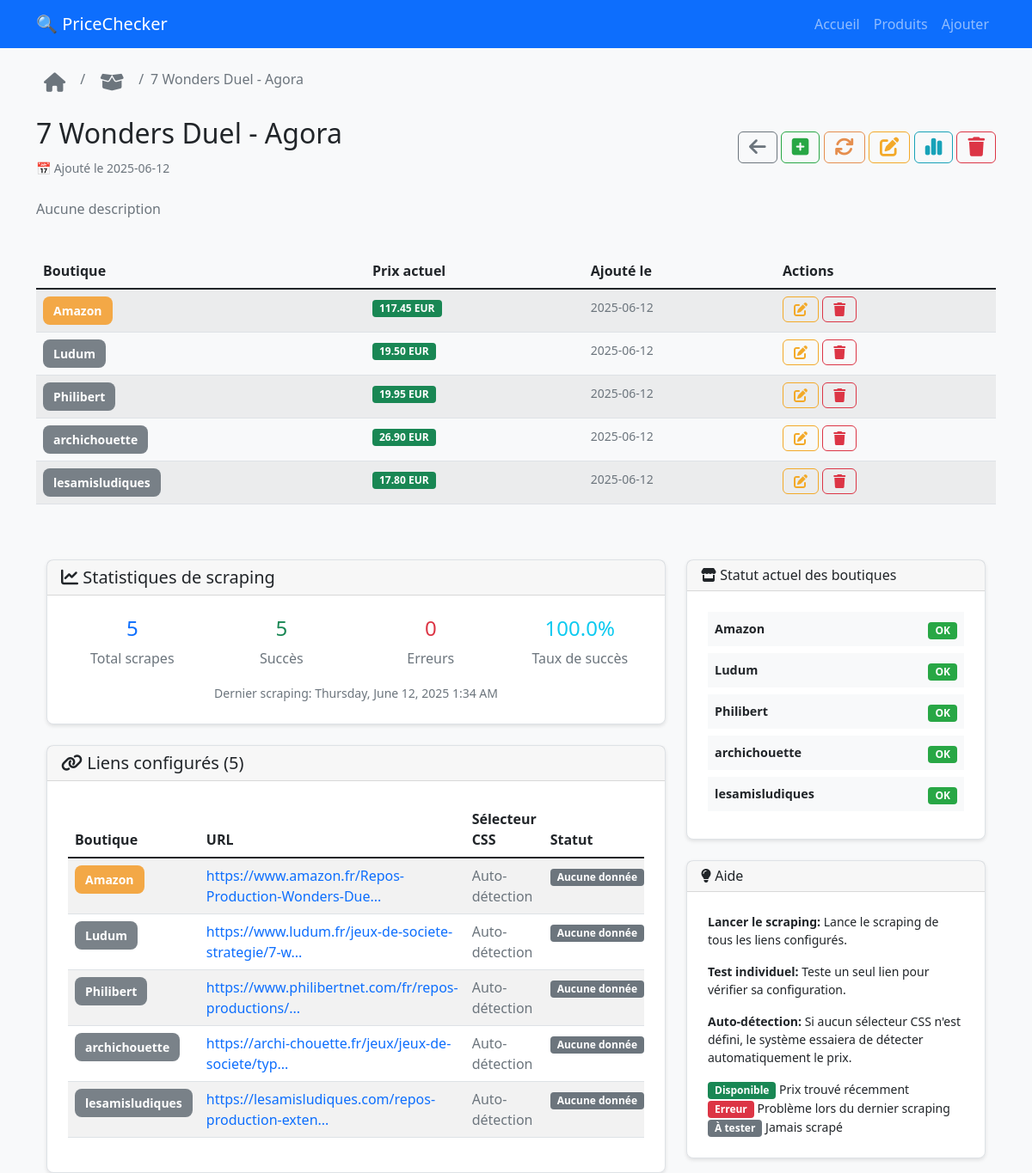
Before: /product/1 with the older database file.
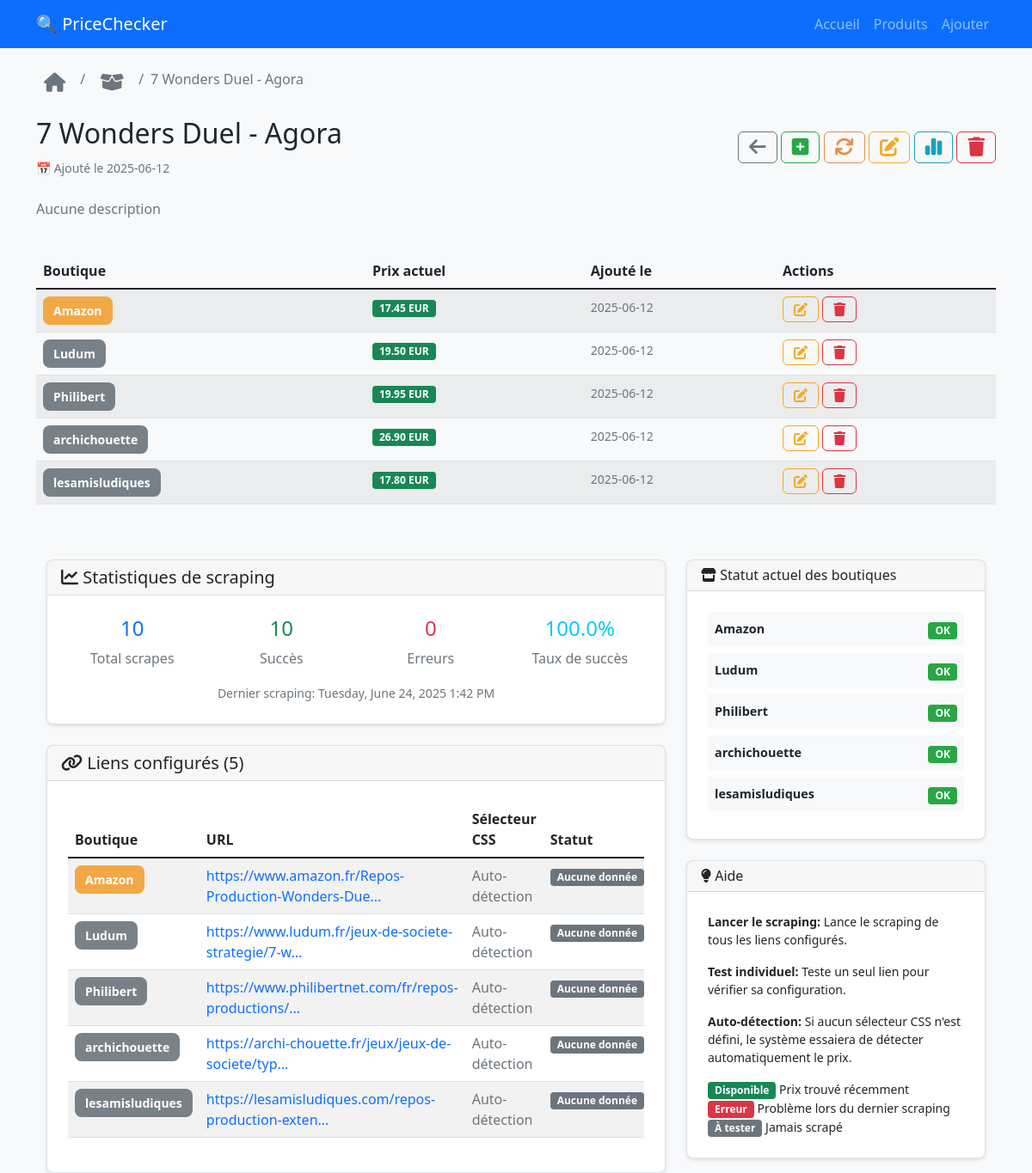
After: the same page with the newer database file.
### tables this page shows
CREATE TABLE price_history (
            id INTEGER PRIMARY KEY AUTOINCREMENT,
            product_link_id INTEGER NOT NULL,
            price REAL,
            currency TEXT DEFAULT 'EUR',
            is_available BOOLEAN DEFAULT 1,
            scraped_at TIMESTAMP DEFAULT CURRENT_TIMESTAMP,
            error_message TEXT,
            FOREIGN KEY (product_link_id) REFERENCES product_links (id) ON DELETE CASCADE
        );

### app/routes.py (the view)
@main.route('/product/<int:product_id>')
def product_detail(product_id):
    try:
        product = get_product_by_id(product_id)
        if not product:
            flash('Produit non trouvé', 'error')
            return redirect(url_for('main.products'))
        prices = get_latest_prices(product_id)
        links = get_product_links(product_id)
        stats = get_scraping_stats(product_id)
        latest_prices = get_latest_prices(product_id)
        return render_template('product_detail.html',
                             product=product,
                             prices=prices['prices'],
                             best_price=prices['best_price'],
                             links=links,
                             get_product_links=get_product_links,
                             stats=stats,
                             latest_prices=latest_prices)
    except Exception as e:
        logger.error(f"Erreur chargement produit {product_id}: {e}")
        flash(f'Erreur lors du chargement: {e}', 'error')
        return redirect(url_for('main.products'))

### database/models.py (called while the page is built)
def get_db_connection():
    try:
        if current_app:
            db_path = current_app.config.get('DATABASE_PATH', 'pricechecker.db')
        else:
            db_path = 'pricechecker.db'
        conn = sqlite3.connect(db_path)
        conn.row_factory = sqlite3.Row
        if hasattr(current_app.config, 'SQLITE_PRAGMAS'):
            for pragma, value in current_app.config.SQLITE_PRAGMAS.items():
                conn.execute(f"PRAGMA {pragma} = {value}")
        return conn
    except Exception as e:
        logger.error(f"Erreur connexion DB: {e}")
        raise

def dict_from_row(row):
    if row is None:
        return None
    return {key: row[key] for key in row.keys()}

def get_product_by_id(product_id):
    conn = get_db_connection()
    cursor = conn.cursor()
    row = cursor.execute(
        'SELECT id, name, description, created_at, updated_at FROM products WHERE id = ?',
        (product_id,)
    ).fetchone()
    conn.close()
    return dict_from_row(row) if row else None

### app/templates/product_detail.html (shortened to what the changed rows need)
{% extends "base.html" %}
{% block content %}
{% set links = get_product_links(product.id) %}
<div class="row">
    <div class="col-md-12">
        <div class="d-flex justify-content-between align-items-center mb-4">
    <div>
        <h2>{{ product.name }}</h2>
    </div>
</div>
        <div class="row mb-4">
            <div class="col-md-12">
                {% if links %}
                    <div class="table-responsive">
                        <table class="table table-striped">
                            <thead>
                                <tr>
                                    <th>Boutique</th>
                                    <th>Prix actuel</th>
                                    <th>Ajouté le</th>
                                    <th>Actions</th>
                                </tr>
                            </thead>
                            <tbody>
                                {% for link in links %}
                                <tr>
                                    <td>
                                        {% set shop_slug = link.shop_name|lower|replace(' ', '-')|replace('store', '') %}
                                        {% set shop_class = 'shop-' + shop_slug %}
                                        {% if shop_class not in ['shop-amazon', 'shop-apple', 'shop-fnac', 'shop-cdiscount', 'shop-leclerc'] %}
                                        {% set shop_class = 'shop-default' %}
                                        {% endif %}
                                        <span class="shop-badge {{ shop_class }}">
                                            <a href="{{ link.url }}" target="_blank">
                                                {{ link.shop_name }}
                                            </a>
                                        </span>
                                    </td>
                                    <td>
                                        {% set matching_prices = prices | selectattr('shop_name', 'equalto', link.shop_name) | list %}
                                        {% if matching_prices %}
                                            {% set price = matching_prices[0] %}
                                            {% if price.price %}
                                                <span class="badge bg-success">{{ "%.2f"|format(price.price) }} {{ price.currency }}</span>
                                            {% else %}
                                                <span class="badge bg-secondary">Prix à venir</span>
                                            {% endif %}
                                        {% else %}
                                            <span class="badge bg-secondary">Prix à venir</span>
                                        {% endif %}
                                    </td>
                                    <td>
                                        <small class="text-muted">
                                            {{ link.created_at.split(' ')[0] if link.created_at else 'N/A' }}
                                        </small>
                                    </td>
                                    <td>
                                        <a href="{{ url_for('main.edit_product_link', product_id=product.id, link_id=link.id) }}"
                                            class="btn btn-shop-edit btn-shop"
                                            title="Modifier le lien">
                                            <i class="fas fa-edit"></i>
                                        </a>
                                        <form method="POST"
                                              action="{{ url_for('main.delete_link', product_id=product.id, link_id=link.id) }}"
                                              style="display: inline;"
                                              onsubmit="return confirm('Supprimer ce lien de {{ link.shop_name }} ?');">
                                            <button type="submit" class="btn btn-shop-delete btn-shop" title="Supprimer le lien">
                                                <i class="fas fa-trash"></i>
                                            </button>
                                        </form>
                                    </td>
                                </tr>
                                {% endfor %}
                            </tbody>
                        </table>
                    </div>
                {% else %}
                    <div class="alert alert-info">
                        <p class="mb-2">Aucun lien de boutique n'a encore été ajouté pour ce produit.</p>
                    </div>
                {% endif %}
            </div>
        </div>
    </div>
</div>
<div class="container-fluid mt-4">
    <div class="row">
        <div class="col-lg-8">
            <div class="card mb-4">
                <div class="card-body">
                    <div class="row text-center">
                        <div class="col-md-3">
                            <div class="h4 text-primary">{{ stats.total_scrapes }}</div>
                            <div class="text-muted">Total scrapes</div>
                        </div>
                        <div class="col-md-3">
                            <div class="h4 text-success">{{ stats.successful_scrapes }}</div>
                            <div class="text-muted">Succès</div>
                        </div>
                    </div>
                    {% if stats.last_scrape %}
                    <div class="mt-3 text-center">
                        <small class="text-muted">
                            Dernier scraping: {{ moment(stats.last_scrape).format('LLLL') }}
                        </small>
                    </div>
                    {% endif %}
                </div>
            </div>
            <div class="card">
                <div class="card-body">
                    {% if links %}
                    <div class="table-responsive">
                        <table class="table table-striped">
                            <thead>
                                <tr>
                                    <th>Boutique</th>
                                    <th>URL</th>
                                    <th>Sélecteur CSS</th>
                                    <th>Statut</th>
                                </tr>
                            </thead>
                        </table>
                    </div>
                    {% endif %}
                </div>
            </div>
        </div>
                    {% set all_links = get_product_links(product.id) %}
    </div>
</div>
{% endblock %}

Changed rows visible on the page:
no longer on this page (row unchanged): price_history: price "117.45", currency "EUR"
added price_history: price "17.45", currency "EUR"
Other visible differences:
{{ stats.total_scrapes }}: "5" → "10"
{{ stats.successful_scrapes }}: "5" → "10"
{{ moment(stats.last_scrape).format('LLLL') }}: "Thursday, June 12, 2025 1:34 AM" → "Tuesday, June 24, 2025 1:42 PM"
